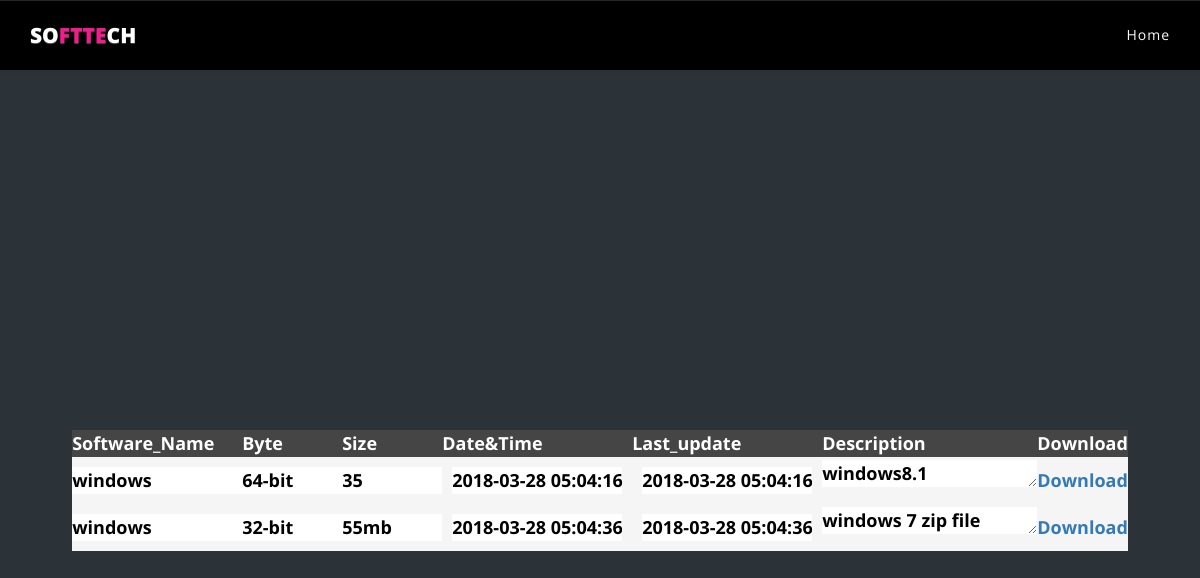
The page /foruser.php?term=windows on the database its author committed.
### tables this page shows
CREATE TABLE `supload` (
  `sid` int(11) NOT NULL,
  `did` int(11) NOT NULL,
  `eid` int(11) NOT NULL,
  `sname` varchar(30) NOT NULL,
  `software` varchar(500) NOT NULL,
  `category` varchar(100) NOT NULL,
  `os` varchar(100) NOT NULL,
  `price` int(11) NOT NULL,
  `byte` varchar(10) NOT NULL,
  `size` varchar(10) NOT NULL,
  `time` timestamp NOT NULL DEFAULT CURRENT_TIMESTAMP ON UPDATE CURRENT_TIMESTAMP,
  `lastupdate` timestamp NOT NULL DEFAULT CURRENT_TIMESTAMP ON UPDATE CURRENT_TIMESTAMP,
  `description` varchar(30) NOT NULL,
  `status` varchar(11) NOT NULL
);

### foruser.php (the view, shortened to what this page needs)
<!DOCTYPE html>
<?php
include 'dbcon.php';
if(isset($_REQUEST['submit'])||isset($_REQUEST['term']))
{
	$term="";
	if(isset($_REQUEST['search_term'])){
		$term=$_REQUEST['search_term'];
	}
	else {
		$term=$_REQUEST['term'];
	}
	$sql = mysqli_query($con,"SELECT * FROM supload where `status`='1' and `sname` like '%$term%'");
?>
<center>
<table  width="249"  border="0" style="margin-top:180px;" >
<tr><th>Software_Name</th>
<th>Byte</td>
<th>Size</th>
<th>Date&Time</th>
<th>Last_update</td>
<th>Description</td>
<th>Download</th>
</tr>
<?php
while($row=mysqli_fetch_array($sql)){
	?><form action="#" method="post">
	<tr>
		<td><input class="txts" type="text" name="Software_Name" value="<?php echo $row['sname'];?>"></td>
		<td><input class="txt" type="text" name="byte" value="<?php echo $row['byte'];?>"></td>
		<td><input class="txt" type="text" name="size" value="<?php echo $row['size'];?>"></td>
		<td><input class="txts" type="text" style="margin:10px" name="time" value="<?php echo $row['time'];?>"></td>
		<td><input class="txts" type="text" style="margin:10px" name="photo" value="<?php echo $row['lastupdate'];?>"></td>
		<td><textarea rows="1"  cols="20">
<?php echo $row['description'];?>
</textarea>
		<td><a href="download.php?sid=<?php echo $row['sid'];?>&&file=<?php echo $row["software"];?>">Download</a></td>
	</tr></form>
	<?php
}
?>
</table>
</center>
<?php
}
?>
<html lang="en">
  <head>
    <link rel="stylesheet" type="text/css" href="library/font-awesome-4.3.0/css/font-awesome.min.css">
		<link rel="stylesheet" type="text/css" href="css/custom.css">
	<link rel="stylesheet" type="text/css" href="css/animate.css">
	<link rel="stylesheet" type="text/css" href="css/owl.carousel.css">
        <link rel="stylesheet" type="text/css" href="css/owl.theme.css">
	<link rel="stylesheet" type="text/css" href="css/magnific-popup.css">
        <link rel ="stylesheet" type="text/css" href="library/vegas/vegas.min.css">
	<link rel="stylesheet" type="text/css" href="library/bootstrap/css/bootstrap-theme.min.css">
	<link rel="stylesheet" type="text/css" href="library/bootstrap/css/bootstrap.css">
	<link rel="stylesheet" type="text/css" href="css/style.css">
        <link rel="stylesheet" type="text/css" href="css/responsive.css">
	<link rel="stylesheet" type="text/css" href="css/color/rose.css">
  </head>
  <body class="align">
 <nav  class=" nim-menu navbar navbar-default navbar-fixed-top">
       <div class="container">
         <div class="navbar-header">
             <a class="navbar-brand" >So<span class="themecolor">ftte</span>ch</a>
         </div>
         <div class="collapse navbar-collapse" id="bs-example-navbar-collapse-1">
					 <ul class="nav navbar-nav navbar-right">
						 <li><a href="customer.php" class="page-scroll">Home</a></li>
					 </ul>
         </div>
       </div>
     </nav>
		 <body>
  </body>
</html>

### css/custom.css (style rules this page uses)
.txt { width:100px; }
.txts { width:170px; }
table { border-collapse: collapse; font-size:20px; font-weight:bolder; border-radius:50px; }
th, td { text-align: left; padding: 18px; color: black; background-color: whitesmoke; font-size:18px; }
th { color: white; background-color: #454545; font-size:18px; }

### css/style.css (style rules this page uses)
* { padding: 0; margin: 0; vertical-align: baseline; }
html { -webkit-font-smoothing:antialiased; }
body,div,dl,dt,dd,ul,ol,li,h1,h2,h3,h4,h5,h6,pre,form,fieldset,p,blockquote,hr,th,td { margin:0; padding:0; }
body { color: #fff; font: normal 16px "Roboto", "Helvetica Neue", Helvetica, Arial, sans-serif; font-weight: 300; background-color: #000; line-height: 1.5; font-family: 'Lato', sans-serif; text-rendering: optimizeLegibility !important; -webkit-font-smoothing: antialiased !important; background-repeat: no-repeat; background-size: cover; }
a { text-decoration: none !important; transition:all 0.3s linear; -webkit-transition:all 0.3s linear; -moz-transition:all 0.3s linear; -ms-transition:all 0.3s linear; -o-transition:all 0.3s linear; }
ul { list-style: none; margin:0; padding:0; }
.nim-menu { padding: 10px; transition: all 0.8s; background:#000; border-bottom:none; transition:all 0.4s ease-in; -webkit-transition:all 0.4s ease-in; -moz-transition:all 0.4s ease-in; -ms-transition:all 0.4s ease-in; }
.nim-menu a.navbar-brand { text-transform: uppercase; font-size: 1.5em; font-weight: 900; color:#fff; }
.nim-menu.navbar-default .navbar-nav > li > a { color: #fafafa; letter-spacing: 1px; text-shadow:1px 0px rgba(0,0,0,0.5); }

### css/color/rose.css (style rules this page uses)
.themecolor { color:#f8198d; }

### foruser.php (style rules this page uses)
:root { --baseColor: #606468; }
.align { align-items: center; display: flex; flex-direction: column; justify-content: center; }
:root { --gridMaxWidth: 20rem; --gridWidth: 90%; }
:root { --iconFill: var(--baseColor); }
:root { --htmlFontSize: 100%; --bodyBackgroundColor: #2c3338; --bodyColor: var(--baseColor); --bodyFontFamily: 'Open Sans'; --bodyFontFamilyFallback: sans-serif; --bodyFontSize: 0.875rem; --bodyFontWeight: 400; --bodyLineHeight: 1.5; }
* { box-sizing: inherit; }
html { box-sizing: border-box; font-size: var(--htmlFontSize); height: 100%; }
body { background-color: var(--bodyBackgroundColor); color: var(--bodyColor); font-family: var(--bodyFontFamily), var(--bodyFontFamilyFallback); font-size: var(--bodyFontSize); font-weight: var(--bodyFontWeight); height: 100%; line-height: var(--bodyLineHeight); margin: 0; min-height: 100%; }
:root { --anchorColor: #eee; }
a { outline: 0; text-decoration: none; }
:root { --formFieldMargin: 0.875rem; }
input { background-image: none; border: 0; color: inherit; font: inherit; margin: 0; outline: 0; padding: 0; transition: background-color 0.3s; }
:root { --loginBorderRadus: 0.25rem; --loginColor: #eee; --loginInputBackgroundColor: #3b4148; --loginInputHoverBackgroundColor: #434a52; --loginLabelBackgroundColor: #363b41; --loginSubmitBackgroundColor: #ea4c88; --loginSubmitColor: #eee; --loginSubmitHoverBackgroundColor: #d44179; }
:root { --paragraphMarginBottom: 1.5rem; --paragraphMarginTop: 1.5rem; }

### rows shown on the page
supload: Software_Name "windows", byte "64-bit", size "35", time "2018-03-28 05:04:16", photo "2018-03-28 05:04:16", description "windows8.1"
supload: Software_Name "windows", byte "32-bit", size "55mb", time "2018-03-28 05:04:36", photo "2018-03-28 05:04:36", description "windows 7 zip file"
